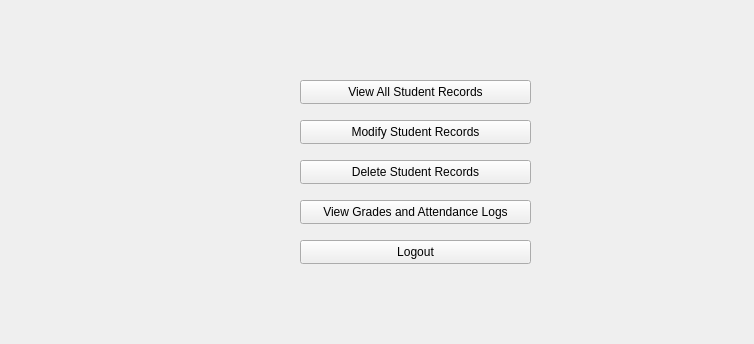
<?xml version="1.0" encoding="UTF-8"?>
<ui version="4.0">
 <class>AdminDashboard</class>
 <widget class="QWidget" name="AdminDashboard">
  <property name="geometry">
   <rect>
    <x>0</x>
    <y>0</y>
    <width>754</width>
    <height>344</height>
   </rect>
  </property>
  <property name="windowTitle">
   <string>Form</string>
  </property>
  <widget class="QPushButton" name="viewAllRecordsBtn">
   <property name="geometry">
    <rect>
     <x>300</x>
     <y>80</y>
     <width>231</width>
     <height>24</height>
    </rect>
   </property>
   <property name="text">
    <string>View All Student Records</string>
   </property>
  </widget>
  <widget class="QPushButton" name="modifyRecordsBtn">
   <property name="geometry">
    <rect>
     <x>300</x>
     <y>120</y>
     <width>231</width>
     <height>24</height>
    </rect>
   </property>
   <property name="text">
    <string>Modify Student Records</string>
   </property>
  </widget>
  <widget class="QPushButton" name="deleteRecordsBtn">
   <property name="geometry">
    <rect>
     <x>300</x>
     <y>160</y>
     <width>231</width>
     <height>24</height>
    </rect>
   </property>
   <property name="text">
    <string>Delete Student Records</string>
   </property>
  </widget>
  <widget class="QPushButton" name="viewGradesAttendanceBtn">
   <property name="geometry">
    <rect>
     <x>300</x>
     <y>200</y>
     <width>231</width>
     <height>24</height>
    </rect>
   </property>
   <property name="text">
    <string>View Grades and Attendance Logs</string>
   </property>
  </widget>
  <widget class="QPushButton" name="pushButton_5">
   <property name="geometry">
    <rect>
     <x>300</x>
     <y>240</y>
     <width>231</width>
     <height>24</height>
    </rect>
   </property>
   <property name="text">
    <string>Logout</string>
   </property>
  </widget>
 </widget>
 <resources/>
 <connections/>
</ui>
